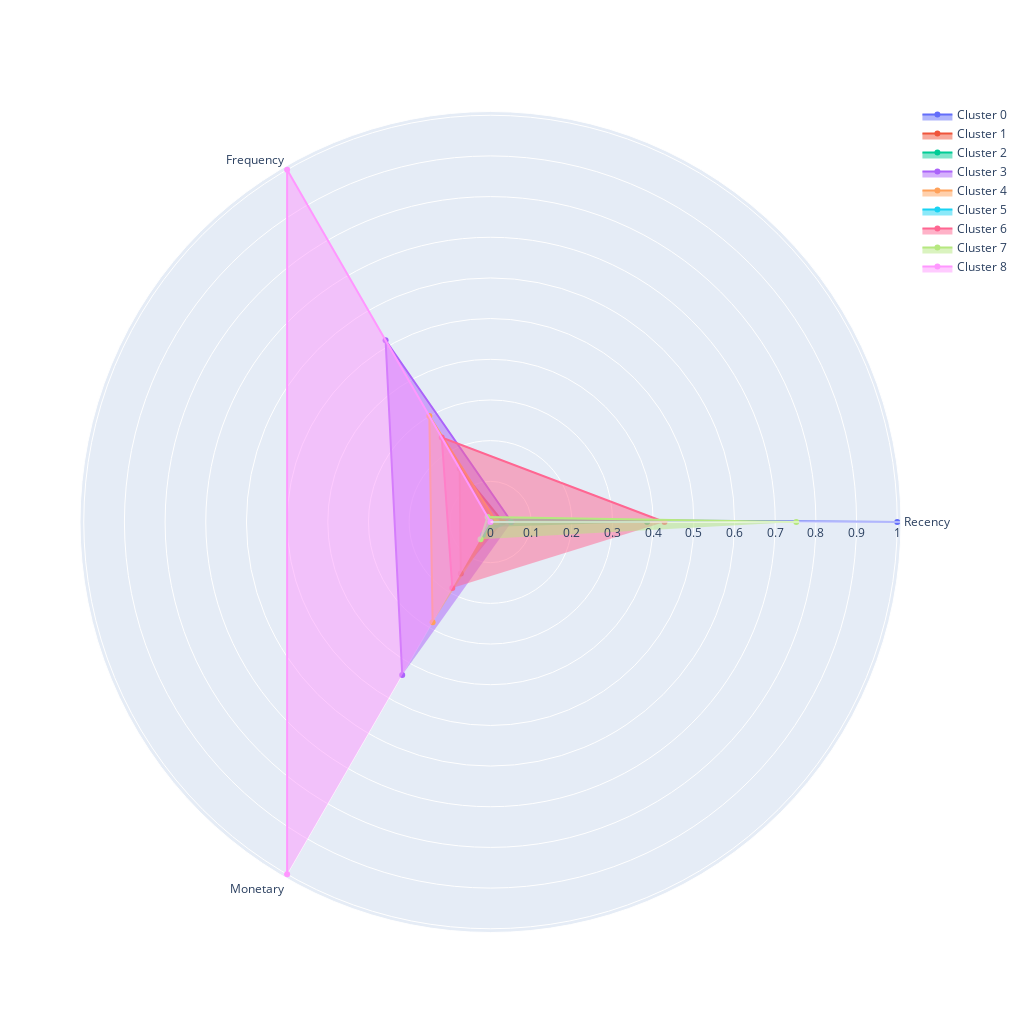

Notebook code for this chart:
### Markdown cell above
Визуализируем профили кластеров в виде полярной диаграммы на основе средних *RFM*-характеристик, вычисленных для каждого кластера:

### Code cell
plot_cluster_profile(piv_clust, 9)

### Figure 1 — Plotly figure (JSON) as saved in the notebook; plotly's stock layout.template omitted (floating-point values rounded to 4 significant figures)
{"data": [{"fill": "toself", "name": "Cluster 0", "r": [1.0, 0.006805, 0], "theta": ["Recency", "Frequency", "Monetary"], "type": "scatterpolar"}, {"fill": "toself", "name": "Cluster 1", "r": [0.03068, 0.1519, 0.146], "theta": ["Recency", "Frequency", "Monetary"], "type": "scatterpolar"}, {"fill": "toself", "name": "Cluster 2", "r": [0.3851, 0, 0.01444], "theta": ["Recency", "Frequency", "Monetary"], "type": "scatterpolar"}, {"fill": "toself", "name": "Cluster 3", "r": [0.05175, 0.5159, 0.4341], "theta": ["Recency", "Frequency", "Monetary"], "type": "scatterpolar"}, {"fill": "toself", "name": "Cluster 4", "r": [0.01491, 0.3007, 0.2846], "theta": ["Recency", "Frequency", "Monetary"], "type": "scatterpolar"}, {"fill": "toself", "name": "Cluster 5", "r": [0.05023, 0, 0.03655], "theta": ["Recency", "Frequency", "Monetary"], "type": "scatterpolar"}, {"fill": "toself", "name": "Cluster 6", "r": [0.4278, 0.2397, 0.1876], "theta": ["Recency", "Frequency", "Monetary"], "type": "scatterpolar"}, {"fill": "toself", "name": "Cluster 7", "r": [0.7518, 0.0144, 0.04889], "theta": ["Recency", "Frequency", "Monetary"], "type": "scatterpolar"}, {"fill": "toself", "name": "Cluster 8", "r": [0, 1, 1], "theta": ["Recency", "Frequency", "Monetary"], "type": "scatterpolar"}], "layout": {"autosize": false, "height": 1024, "showlegend": true, "width": 1024}}
